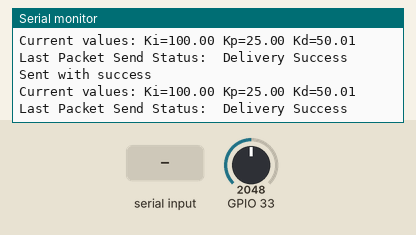
The sketch below on a simulated ESP32. Shown: the last lines printed to the serial monitor. The test bench sets the inputs (shaded band); at power-on: GPIO 33 = 2048.

Above: at 1.2 s.
1.3 s: "90,45\n" received over Serial
At 1.32 s:
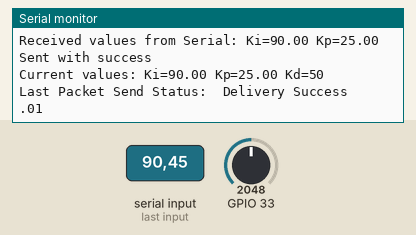
2.8 s: GPIO 33 set to 2866
At 3.24 s:
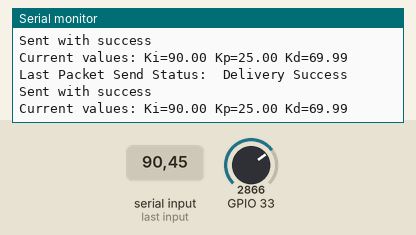
4.3 s: "30,150\n" received over Serial
At 4.35 s:
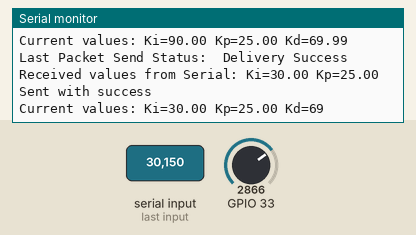
5.8 s: GPIO 33 set to 3603
At 5.87 s:
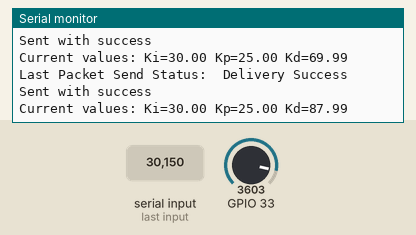
Timing chart, 0 to 8.3 s (numbered marks = the images above; inputs shaded):
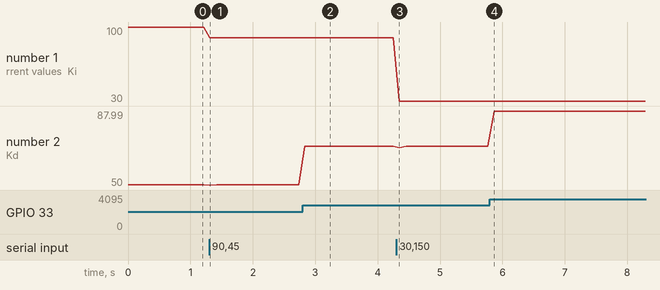

The sketch:

transmittercontroller.ino
```cpp
// H.M.Phan - Robonyx - 17/9/24
// Using the ESPNOW protocol
// Transmits three values (Ki, Kp, Kd) to the first ESP32
// Kd is assigned from the analog read of pin 33 (ADC1)
// Ki and Kp are received as serial input from the serial monitor.
// Transmits the latest Ki, Kp, Kd values every 0.1 seconds

#include <esp_now.h>
#include <WiFi.h>

// Replace with the MAC Address of your receiver
uint8_t broadcastAddress[] = { 0x10, 0x06, 0x1C, 0x97, 0x87, 0x54 };

// Structure to send data
typedef struct struct_message {
  float Ki = 100.0;
  float Kp = 25.0;
  float Kd = 0.01;
} struct_message;

// Create a struct_message called myData
struct_message myData;

// Peer info
esp_now_peer_info_t peerInfo;

// Callback when data is sent
void OnDataSent(const uint8_t *mac_addr, esp_now_send_status_t status) {
  Serial.print("\r\nLast Packet Send Status:\t");
  Serial.println(status == ESP_NOW_SEND_SUCCESS ? "Delivery Success" : "Delivery Fail");
}

void setup() {
  // Initialize Serial Monitor
  Serial.begin(115200);

  // Set pin 33 as input (ADC1)
  pinMode(33, INPUT);

  // Set device as a Wi-Fi Station
  WiFi.mode(WIFI_STA);

  // Initialize ESP-NOW
  if (esp_now_init() != ESP_OK) {
    Serial.println("Error initializing ESP-NOW");
    return;
  }

  // Register for Send Callback
  esp_now_register_send_cb(OnDataSent);

  // Register peer
  memcpy(peerInfo.peer_addr, broadcastAddress, 6);
  peerInfo.channel = 0;
  peerInfo.encrypt = false;

  // Add peer
  if (esp_now_add_peer(&peerInfo) != ESP_OK) {
    Serial.println("Failed to add peer");
    return;
  }
}

void loop() {
  // Read analog value from pin 33 and assign to Kd
  int analogValue = analogRead(33);
  myData.Kd = analogValue * (100.0 / 4095.0);  // Scale to 0-100 range

  // Check for serial input to update Ki and Kp
  if (Serial.available() > 0) {
    String input = Serial.readStringUntil('\n');
    sscanf(input.c_str(), "%f %f", &myData.Ki, &myData.Kp);

    Serial.print("Received values from Serial: Ki=");
    Serial.print(myData.Ki);
    Serial.print(" Kp=");
    Serial.println(myData.Kp);
  }

  // Send message via ESP-NOW
  esp_err_t result = esp_now_send(broadcastAddress, (uint8_t *)&myData, sizeof(myData));

  if (result == ESP_OK) {
    Serial.println("Sent with success");
  } else {
    Serial.println("Error sending the data");
  }

  Serial.print("Current values: Ki=");
  Serial.print(myData.Ki);
  Serial.print(" Kp=");
  Serial.print(myData.Kp);
  Serial.print(" Kd=");
  Serial.println(myData.Kd);

  delay(100);  // Wait for 0.1 seconds before sending again
}
```

Measured:
- after the input at 1.3 s, the serial monitor: prints a new line at once (image 1)
- after the input at 2.8 s, the serial monitor: prints a new line at once (image 2)
- after the input at 4.3 s, the serial monitor: prints a new line after 0.05 s (image 3)
- after the input at 5.8 s, the serial monitor: prints a new line after 0.07 s (image 4)
- plotted number 1: 100 → 90 after the input at 1.3 s, 90 → 30 after the input at 4.3 s
- plotted number 2: 50.01 → 69.99 after the input at 2.8 s, 69.99 → 87.99 after the input at 5.8 s
